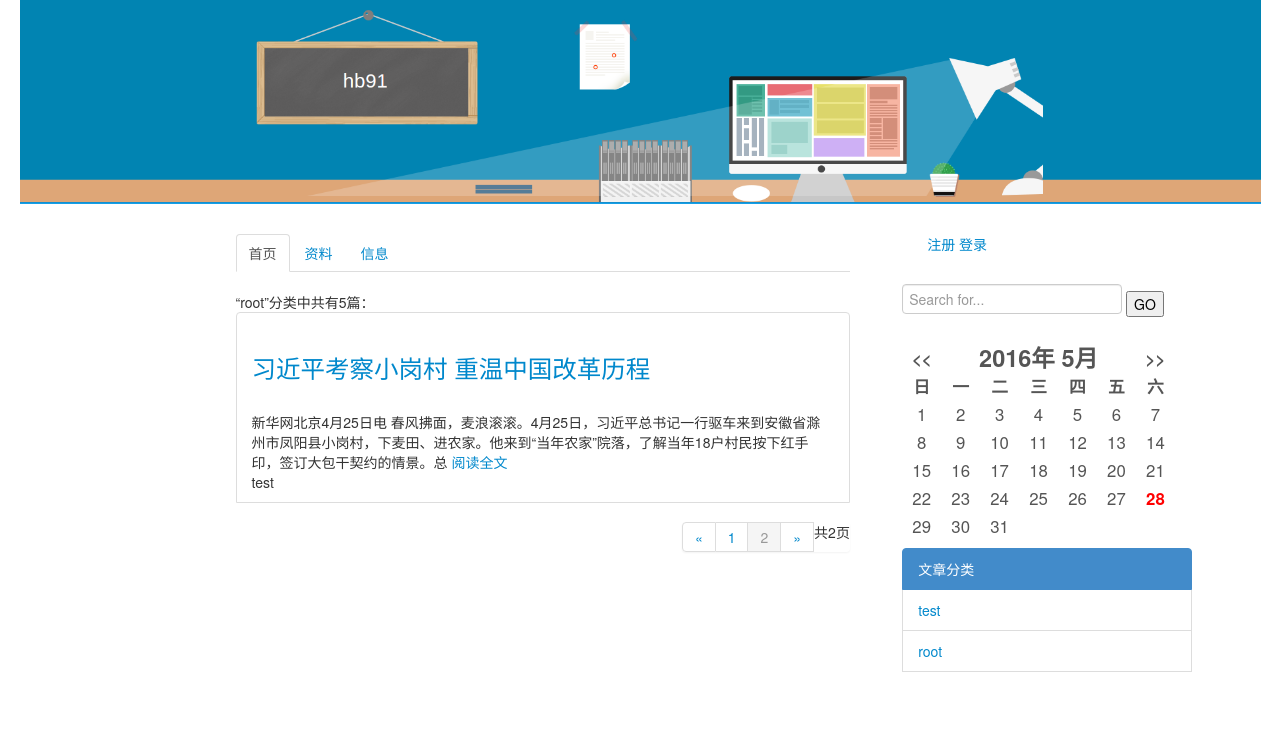
The page /blog/category/1/?page=2 on the database its author committed.
### blog/models.py (models this page shows, shortened)
class Category(models.Model):
    name = models.CharField(max_length=30)
    class Meta:
        ordering = ['-id']

class Article(models.Model):
    title = models.CharField(max_length=100)
    author = models.ForeignKey(User)
    content = models.TextField()
    tags = models.ForeignKey(Category, blank=True, null=True)
    cre_date = models.DateTimeField()
    update = models.DateTimeField()

### blog/views.py (the view)
# urls.py: url(r'^category/(?P<pk>[0-9]+)/$', views.category, name="category"),
def category(request, pk):
    cate = Category.objects.get(pk=pk)
    article_list = cate.article_set.all()
    paginator = Paginator(article_list,4) #show 4 articles per page
    page = request.GET.get('page')
    try:
        articles = paginator.page(page)
    except PageNotAnInteger:
        articles = paginator.page(1)
    except EmptyPage:
        articles = paginator.page(paginator.num_pages)
    return render(request,'blog/index.html',
    {"article_list":article_list,
    "articles": articles,
    "is_category": True,
    "cate_name": cate.name,
    "categories": Category.objects.all()})

### blog/templates/blog/index.html
{% extends "blog/base.html" %}
    {% block context %}
    {% if is_category %}
    “{{ cate_name|safe }}”分类中共有{{ article_list|length}}篇：
    {% endif %}
    <div class="list-group">
        {% if articles %}
        {% for article in articles.object_list %}
        <li class="list-group-item">
            <h3>
            <a href="{% url 'blog:detail' article.id %}" >
                {{ article.title }} <br /></a>
            </h3>
                {{ article.content|truncatechars_html:100 }}
            <a href="{% url 'blog:detail' article.id %}" >
                阅读全文</a>
            <br />
            {{ article.author }}
        {% endfor %}
        {% else %}
                <p>No articles are available.</p>
        {% endif %}
        </li>
    </div>
<nav>
  <div class="pagination pagination-right">
    <ul >
    <li>
        {% if articles.has_previous %}
            <a href="?page={{ articles.previous_page_number }}" class="active">&laquo;</a>
        {% else %}
            <a href="" >&laquo;</a>
        {% endif %}
    </li>
    <li>
        {% for i in articles.paginator.page_range %}
            <li {% if articles.number == i %}class="active"{% endif %}>
                <a  href="?page={{ i }}">{{ i }}
                </a>
        </li>
        {% endfor %}
    </li>
    <li>
        {% if articles.has_next %}
            <a href="?page={{ articles.next_page_number }}" >&raquo;</a>
        {% else %}
            <a href="" >&raquo;</a>
        {% endif %}
    </li>
    <li>
        共{{ articles.paginator.num_pages }}页
    </li>
    </ul>
    </div>
</nav>
    {% endblock context %}

### blog/templates/blog/category.html
{% block category %}
<div class="list-group">
                <a class="list-group-item active">
                文章分类
                </a>
                {% if categories %}
                {% for c in categories %}
                <li class="list-group-item">
                <a href="{% url 'blog:category' c.id %}">{{ c.name }}</a>
                </li>
                {% endfor %}
                {% endif %}
</div>
{% endblock category %}

### rows shown on the page
Category: name "root"
Article: title "习近平考察小岗村 重温中国改革历程", content "新华网北京4月25日电 春风拂面，麦浪滚滚。4月25日，习近平总书记一行驱车来到安徽省滁州市凤阳县小岗村，下麦田、进农家。他来到“当年农家”院落，了解当年18户村民按下红手印，签订大包干契约的情景。总", author "test"
Category: name "test"

### other values the page prints
{{ article_list|length }} "5"
{{ i }} "1" "2"
{{ articles.paginator.num_pages }} "2"
